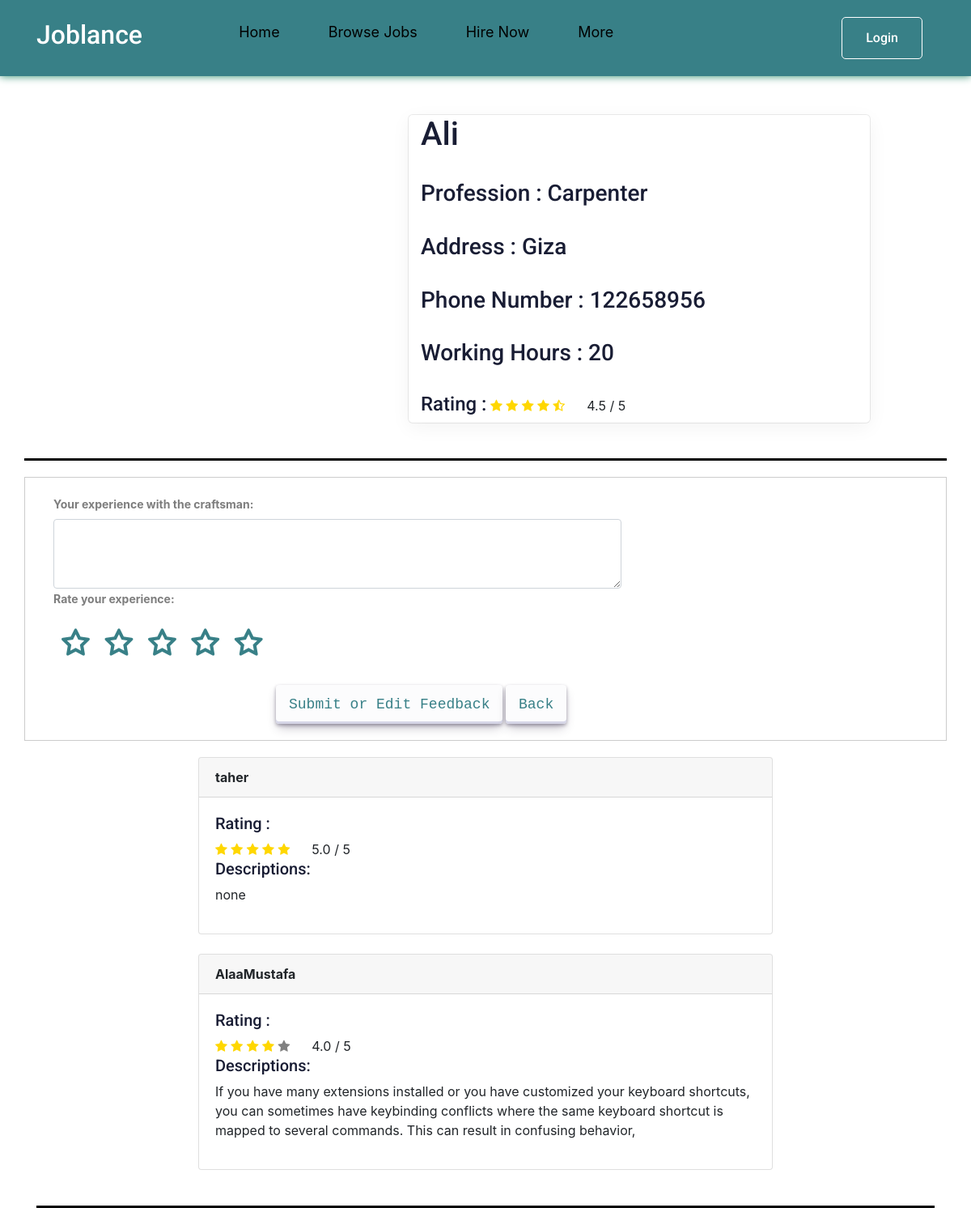
Before: /features/craftsman_detail/1/ with the older database file.
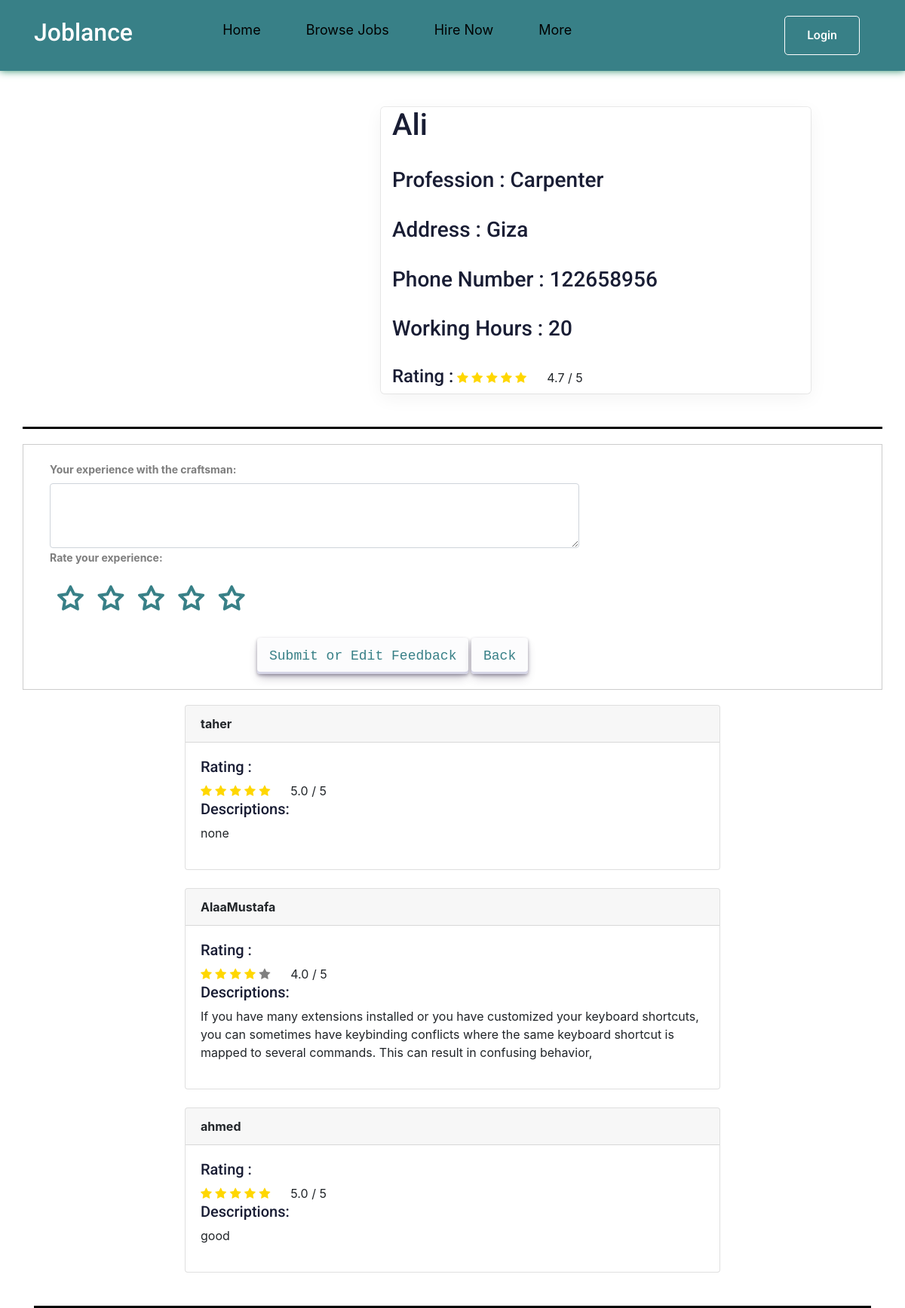
After: the same page with the newer database file.
### features/models.py (models this page shows, shortened)
class Craftsmen(models.Model):
    image = models.ImageField(default='user.png', upload_to=image_upload)
    name = models.CharField(max_length=30, default='none')
    slug = models.SlugField(null=True, blank=True)
    phone_number = models.IntegerField(default='none')
    profession = models.CharField(max_length=30, default='none')
    address = models.CharField(max_length=50, default='none')
    working_hours = models.CharField(max_length=50, default='none')
    description = models.TextField(max_length=10000)
    def __str__(self):
        return str(self.name)
    def average_review(self):
        review = Rating.objects.filter(
            RACraftsmen=self).aggregate(average=Avg('RAting'))
        avg = 0
        if review["average"] is not None:
            avg = float(review["average"])
        return avg

class Rating(models.Model):
    RAUser = models.ForeignKey(
        User, on_delete=models.CASCADE, blank=True, null=True, verbose_name=_("User "))
    RACraftsmen = models.ForeignKey(
        'Craftsmen', on_delete=models.CASCADE, blank=True, null=True, verbose_name=_("Craftsmen "))
    RAting = models.IntegerField(default='0')
    RADescription = models.TextField(max_length=10000, blank=True, null=True)

### features/views.py (the view)
# urls.py: path('craftsman_detail/<int:craftsman_id>/',
def craftsman_detail(request, craftsman_id):
    craftsman_details = Craftsmen.objects.get(id=craftsman_id)
    Rev = craftsman_details.average_review()
    rating_details = Rating.objects.filter(RACraftsmen=craftsman_details)
    context = {'craftsman_detail': craftsman_details,
               'rating_details': rating_details, 'Rev': Rev}
    return render(request, 'features/craftsman_detail.html', context)

### features/templates/features/craftsman_detail.html (shortened to what this page needs)
{% load static %}
<!DOCTYPE html>
<html lang="en">
<head>
    <link rel="stylesheet" href="{% static 'css/normalize.css' %}">
    <link rel="stylesheet" href="{% static 'css/craftsmen.css' %}">
    <link rel="stylesheet" href="{% static 'css/style.css'%}">
    <link rel="stylesheet" href="{% static 'css/craftsman_detail.css'%}">
    <link rel="stylesheet" href="{% static 'css/rating.css'%}">
    <link rel="stylesheet" href="{% static 'css/all.min.css' %}">
    <link rel="stylesheet" href="https://stackpath.bootstrapcdn.com/bootstrap/4.3.1/css/bootstrap.min.css">
    <link rel="stylesheet" href="https://cdnjs.cloudflare.com/ajax/libs/font-awesome/4.7.0/css/font-awesome.min.css">
</head>
<body>
    <Header>
        <div class="container">
            <a href="{% url 'pages:index' %}" class="logo">
                <h2 style="color: #fff;">Joblance</h2>
            </a>
            <ul class="links">
                <li><a href="{% url 'pages:home' %}">Home</a></li>
                <li><a href="{% url 'jobs:job_list' %}">Browse Jobs</a></li>
                <li><a href="{% url 'profiles:others' %}">Hire Now</a></li>
                <li>
                    <a href="#" class="io">More</a>
                </li>
            </ul>
            <div class="col-xl-3 col-lg-3 d-none d-lg-block">
                <div class="Appointment">
                    {% if request.user.is_authenticated %}
                    <div class="d-none d-lg-block">
                        <a href="{% url 'registration:logout' %}" class="boxed-btn3">Logout</a>
                    </div>
                    {% else %}
                    <div class="d-none d-lg-block">
                        <a class="boxed-btn3" href="{% url 'registration:signin' %}" style="float: right;">Login</a>
                    </div>
                    {% endif %}
                </div>
            </div>
        </div>
    </Header>
    <div class="container dark-grey-text mt-5">
        <div class="row wow fadeIn">
          <div class="col-md-4  mb-4">
          </div>
          <div class="col-md-6  mb-4 wid">
                <h1>{{ craftsman_detail }} </h1>
                <br>
                <h3>Profession : {{ craftsman_detail.profession }} </h3>
                <h3>Address : {{ craftsman_detail.address }} </h3>
                <h3>Phone Number : {{ craftsman_detail.phone_number }} </h3>
                <h3>Working Hours : {{ craftsman_detail.working_hours }} </h3>
                <h4>Rating :  </h4>
                <div class="review-feedback BQ">
                    <span class="fa {% if Rev == 0.5 %}fa-star-half-full {% elif Rev < 0.5 %}fa fa-star{% elif  Rev > 0.5 %}fa fa-star-full{% endif %}"></span>
                    <span class="fa {% if Rev == 1.5 %}fa-star-half-full {% elif Rev < 1.5 %}fa fa-star{% elif  Rev > 1.5 %}fa fa-star-full{% endif %}"></span>
                    <span class="fa {% if Rev == 2.5 %}fa-star-half-full {% elif Rev < 2.5 %}fa fa-star{% elif  Rev > 2.5 %}fa fa-star-full{% endif %}"></span>
                    <span class="fa {% if Rev == 3.5 %}fa-star-half-full {% elif Rev < 3.5 %}fa fa-star{% elif  Rev > 3.5 %}fa fa-star-full{% endif %}"></span>
                    <span class="fa {% if Rev == 4.5 %}fa-star-half-full {% elif Rev < 4.5 %}fa fa-star{% elif  Rev > 4.5 %}fa fa-star-full{% endif %}"></span>&nbsp;&nbsp;&nbsp;&nbsp;&nbsp;
                    {{Rev | stringformat:".1f"}} / 5
                </div>
                <br>
            </div>
        </div>
            <form method="POST" class="row ccc" action="{% url 'features:submit_rating' craftsmanId=craftsman_detail.id %}">
                    <div class="col-md-8">
                        <label for="experience">Your experience with the craftsman:</label>
                        <textarea class="form-control" id="experience" name="description" rows="3"></textarea>
                    </div>
                    <div class="col-md-6">
                        <label for="rating">Rate your experience:</label>
                        <br>
                        <div class="rating">
                            <label class="star star-5" for="star-5"></label>
                            <label class="star star-4" for="star-4"></label>
                            <label class="star star-3" for="star-3"></label>
                            <label class="star star-2" for="star-2"></label>
                            <label class="star star-1" for="star-1"></label>
                        </div>
                    </div>
                    <div class="col-md-6 offset-md-3 DDD">
                        <button type="submit" class="button-30">Submit or Edit Feedback</button>
                        <a href="{% url 'features:craftsmen'%}" class="button-30">Back</a>
                    </div>
            </form>
                <div class="container">
                    <div class="row justify-content-center">
                        <div class="col-md-8">
                            {% for rating in rating_details %}
                            <div class="card">
                              <strong class="card-header">{{ rating.RAUser }}</strong>
                              <div class="card-body">
                                <h5>Rating : </h5>
                                <div class="review-feedback">
                                    <span class="fa fa-star {% if rating.RAting > 0 %} checked {% endif %}"></span>
                                    <span class="fa fa-star {% if rating.RAting > 1 %} checked {% endif %}"></span>
                                    <span class="fa fa-star {% if rating.RAting > 2 %} checked {% endif %}"></span>
                                    <span class="fa fa-star {% if rating.RAting > 3 %} checked {% endif %}"></span>
                                    <span class="fa fa-star {% if rating.RAting > 4 %} checked {% endif %}"></span>&nbsp;&nbsp;&nbsp;&nbsp;&nbsp;
                                    {{rating.RAting | stringformat:".1f"}} / 5
                                </div>
                                <h5>Descriptions:</h5>
                                <ul>
                                  {% if rating.RADescription %}
                                    <li>{{ rating.RADescription }}</li>
                                  {% else %}
                                    <li>none</li>
                                  {% endif %}
                                </ul>
                              </div>
                            </div>
                            <br>
                            {% endfor %}
                          </div>
                    </div>
                </div>
    </div>
</body>
</html>

### static/css/craftsmen.css (style rules this page uses)
:root { --main-color: #388087; --main-color-alt: #BADFE7; --main-transition: 0.3s ; --padding-top-section : 100px ; --padding-bottom-section: 100px; --section-background: #1fb38e; }
* { -webkit-box-sizing: border-box; -moz-box-sizing: border-box; box-sizing: border-box; }
html { scroll-behavior: smooth; }
body { font-family: 'Cairo', sans-serif; }
a { text-decoration: none; }
ul { list-style: none; list-style: none; margin: 0; padding: 0; }
.container { padding-left: 15px; padding-right: 15px; margin-left: auto; margin-right: auto; }
@media (min-width: 768px) { .container { width: 750px; } }
@media (min-width: 992px) { .container { width: 970px; } }
@media (min-width: 1200px) { .container { width: 1170px; } }
header { position: relative; box-shadow: 0 0 10px #2c8c6a; background-color: #388087; }
header .container { display: flex; justify-content: space-between; align-items: center; flex-wrap: wrap; position: relative; }
header .links { display: flex; }
header .logo { color: var(--main-color); font-size: 26px; font-weight: bold; height: 78.4px; display: flex; justify-content: center; align-items: center; }
header .links > li > a { position: relative; color: black; font-size: 18px; display: flex; justify-content: center; align-items: center; padding: 0 30px; height: 78.4px; transition: var(--main-transition); -webkit-transition: var(--main-transition); -moz-transition: var(--main-transition); -ms-transition: var(--main-transition); -o-transition: var(--main-transition); overflow: hidden; }
header .links > li > a::before { content: ""; position: absolute; background-color: var(--main-color); width: 100%; height: 4px; top: 0; left: -100%; transition: var(--main-transition); -webkit-transition: var(--main-transition); -moz-transition: var(--main-transition); -ms-transition: var(--main-transition); -o-transition: var(--main-transition); }

### static/css/craftsman_detail.css (style rules this page uses)
.wid { height: auto; display: block; margin: 0 auto; border-radius: 5px; box-shadow: rgba(0, 0, 0, 0.05) 0px 6px 24px 0px, rgba(0, 0, 0, 0.08) 0px 0px 0px 1px; }
.wid h3 { margin-bottom: 2rem; }
.row { border-bottom: 3px solid black; padding-bottom: 20px; }
.ccc { display: flex; flex-wrap: wrap; justify-content: space-between; margin: 20px 0; padding: 20px; border: 1px solid #ccc; }
label { font-weight: bold; margin-bottom: 10px; }

### static/css/rating.css (style rules this page uses)
body { background-color: #eee; }
label.star { float: right; padding: 10px; font-size: 36px; color: #388087; transition: all .2s; }
label.star:before { content: '\f006'; font-family: FontAwesome; }
.rating { display: inline-block; }
.review-feedback .checked { color: gold; }
h4, .BQ { display: inline-block; }
.ccc .DDD .button-30 { align-items: center; appearance: none; background-color: #FCFCFD; border-radius: 4px; border-width: 0; box-shadow: rgba(45, 35, 66, 0.4) 0 2px 4px,rgba(45, 35, 66, 0.3) 0 7px 13px -3px,#D6D6E7 0 -3px 0 inset; box-sizing: border-box; color: #388087; cursor: pointer; display: inline-flex; font-family: "JetBrains Mono",monospace; height: 48px; justify-content: center; line-height: 1; list-style: none; overflow: hidden; padding-left: 16px; padding-right: 16px; position: relative; text-align: left; text-decoration: none; transition: box-shadow .15s,transform .15s; user-select: none; -webkit-user-select: none; touch-action: manipulation; white-space: nowrap; will-change: box-shadow,transform; font-size: 18px; }
.fa-star { color: grey; }
.fa-star-full:before { content: "\f005"; color: #ffd700; }

Changed rows visible on the page:
added Rating: RAUser "ahmed", RAting "5.0", RADescription "good"
Other visible differences:
{{ Rev | stringformat:".1f" }}: "4.5" → "4.7"
